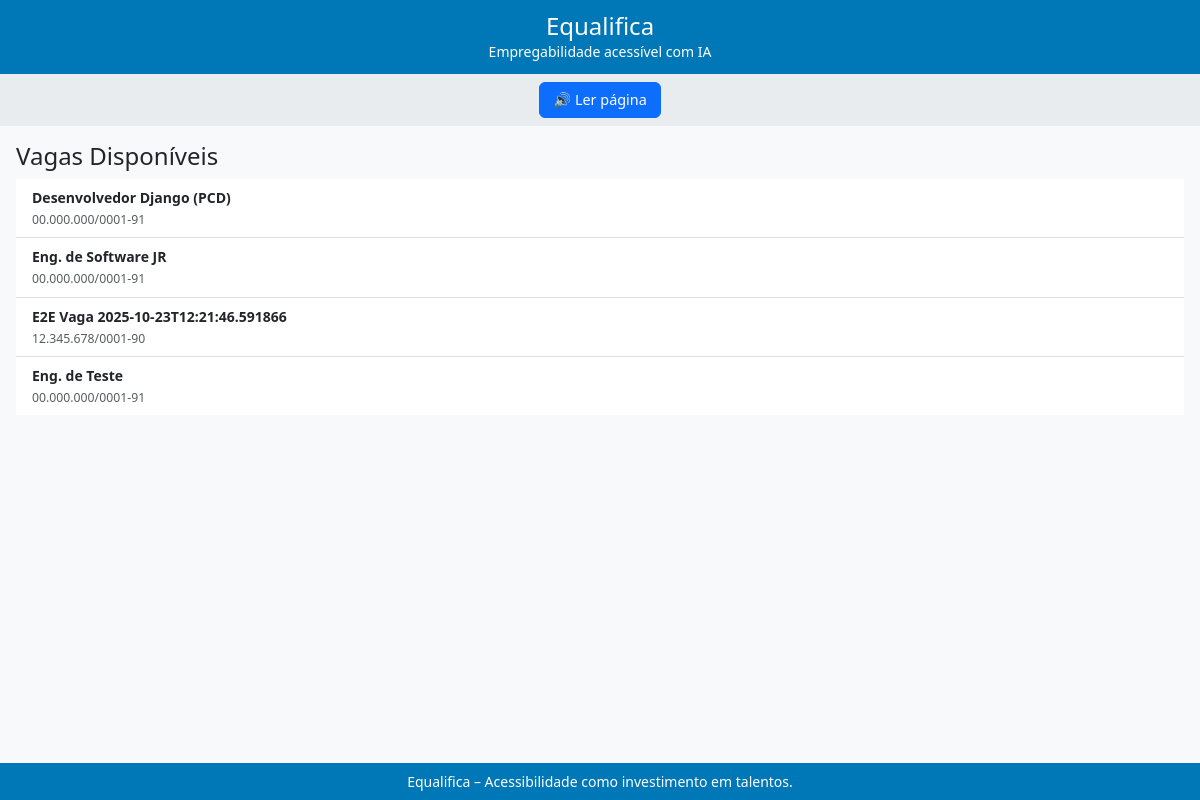
/vagas/, run on the app's committed database.
### recruitment/models.py (models this page shows, shortened)
class Vaga(BaseModel):
    titulo = models.CharField(max_length=200)
    descricao = models.TextField()
    requisitos = models.TextField(blank=True, help_text="Resumo dos principais requisitos")
    acessibilidade = models.JSONField(
        blank=True,
        help_text="Ex: {'libras': true, 'legendas': true, 'descricao_alt': true}"
    )
    cnpj_empresa = models.CharField(max_length=18)  # preenchido automaticamente
    hard_skills_vetor = models.JSONField(default=list)
    soft_skills_vetor = models.JSONField(default=list)
    acessibilidade_vetor = models.JSONField(default=list)
    experiencia_minima = models.IntegerField(default=0)
    class Meta:
        verbose_name = "Vaga"
        verbose_name_plural = "Vagas"

### recruitment/views.py (the view)
# urls.py: path('', views.vagas_list, name='vagas_list'),
def vagas_list(request):
    vagas = Vaga.objects.all()
    user = request.user
    if user.is_authenticated and getattr(user, 'user_type', None) == 'recruiter':
        try:
            cnpj = user.recruiter_profile.empresa.cnpj
            vagas = vagas.filter(cnpj_empresa=cnpj)
        except Exception:
            vagas = Vaga.objects.none()
    return render(request, 'recruitment/vagas_list.html', {'vagas': vagas})

### recruitment/templates/recruitment/vagas_list.html (shortened to what this page needs)
{% extends 'base.html' %}
{% block content %}
<div class="d-flex flex-column h-100">
  <h4 class="mb-2">Vagas Disponíveis</h4>
  {% if vagas %}
    <div class="list-group list-group-flush small flex-grow-1 overflow-auto mb-2">
      {% for vaga in vagas %}
        <a href="{% url 'vaga_detail' vaga.id %}" class="list-group-item list-group-item-action py-2">
          <strong>{{ vaga.titulo|truncatechars:40 }}</strong><br>
          <small class="text-muted">{{ vaga.cnpj_empresa }}</small>
        </a>
      {% endfor %}
    </div>
  {% else %}
    <p class="text-muted small">Nenhuma vaga.</p>
  {% endif %}
</div>
{% endblock %}

### templates/base.html (style rules this page uses)
body { background: #f8f9fa; font-family: 'Segoe UI', Arial, sans-serif; margin: 0; padding: 0; overflow-x: hidden; }

### data on the page
Vaga: titulo "Desenvolvedor Django (PCD)", cnpj_empresa "00.000.000/0001-91"
Vaga: titulo "Eng. de Software JR", cnpj_empresa "00.000.000/0001-91"
Vaga: titulo "E2E Vaga 2025-10-23T12:21:46.591866", cnpj_empresa "12.345.678/0001-90"
Vaga: titulo "Eng. de Teste", cnpj_empresa "00.000.000/0001-91"
